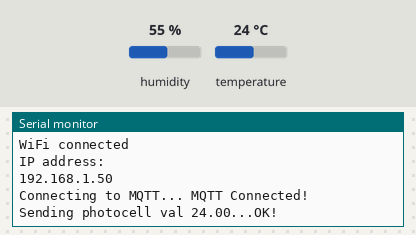
Recording of a sketch running on a simulated ESP8266 (NodeMCU). Shown: the last lines printed to the serial monitor. Inputs (shaded band) come from the test bench; at power-on: temperature 24 °C, humidity 55 %. WiFi joins after 1.5 s; servers stay silent unless stated; no MQTT or app messages arrive unless stated.

Above: at 2.7 s.
2.8 s: temperature set to 12 °C
At 4.1 s:
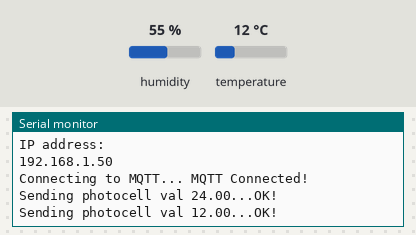
4.3 s: temperature set to 19 °C
At 5.2 s:
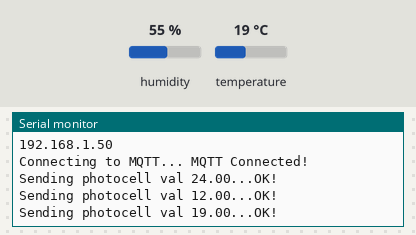
Timing chart, 0 to 7.3 s (numbered marks = the images above; inputs shaded):
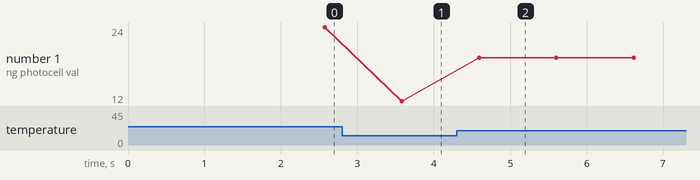

The sketch:

beetermo.ino
```cpp
/**************************************/
#include <ESP8266WiFi.h>
#include "Adafruit_MQTT.h"
#include "Adafruit_MQTT_Client.h"

/*********** DHT Module*************************/
#include "DHTesp.h"
#define DHTpin 14    //D5 of NodeMCU is GPIO14
DHTesp dht;

/************************* WiFi Access Point *********************************/

#define WLAN_SSID       "AndromaxM2Y"
#define WLAN_PASS       "tawaqal212azwar"

/************************* Adafruit.io Setup *********************************/

#define AIO_SERVER      "193.168.195.23"
#define AIO_SERVERPORT  1883                   // use 8883 for SSL
#define AIO_USERNAME    ""
#define AIO_KEY         ""

/************ Global State (you don't need to change this!) ******************/

// Create an ESP8266 WiFiClient class to connect to the MQTT server.
WiFiClient client;
// or... use WiFiFlientSecure for SSL
//WiFiClientSecure client;

// Setup the MQTT client class by passing in the WiFi client and MQTT server and login details.
//Adafruit_MQTT_Client mqtt(&client, AIO_SERVER, AIO_SERVERPORT, AIO_USERNAME, AIO_KEY);
Adafruit_MQTT_Client mqtt(&client, AIO_SERVER, AIO_SERVERPORT, AIO_USERNAME, AIO_KEY);

/****************************** Feeds ***************************************/

// Setup a feed called 'photocell' for publishing.
// Notice MQTT paths for AIO follow the form: <username>/feeds/<feedname>
Adafruit_MQTT_Publish photocell = Adafruit_MQTT_Publish(&mqtt, AIO_USERNAME "azwar");

/*************************** Sketch Code ************************************/

// Bug workaround for Arduino 1.6.6, it seems to need a function declaration
// for some reason (only affects ESP8266, likely an arduino-builder bug).
void MQTT_connect();

void setup()
{
  Serial.begin(115200);
  // use this instead:
  /***************** DHT Sensor ******************************************/
  dht.setup(DHTpin, DHTesp::DHT11); //for DHT11 Connect DHT sensor to GPIO 17
  /********************** MQTT  **********************************************/
    delay(10);

  Serial.println(F("Adafruit MQTT demo"));

  // Connect to WiFi access point.
  Serial.println(); Serial.println();
  Serial.print("Connecting to ");
  Serial.println(WLAN_SSID);

  WiFi.begin(WLAN_SSID, WLAN_PASS);
  while (WiFi.status() != WL_CONNECTED) {
    delay(500);
    Serial.print(".");
  }
  Serial.println();

  Serial.println("WiFi connected");
  Serial.println("IP address: "); Serial.println(WiFi.localIP());

}

uint32_t x=0;


void loop()
{
  delay(dht.getMinimumSamplingPeriod());
  float humidity = dht.getHumidity();
  float temperature = dht.getTemperature();

  MQTT_connect();

   // Now we can publish stuff!
  Serial.print(F("\nSending photocell val "));
  Serial.print(temperature);
  Serial.print("...");

if(humidity!=NULL){
  if (! photocell.publish(temperature)) {
    Serial.println(F("Failed"));
  } else {
    Serial.println(F("OK!"));
  }
 }

}

// Function to connect and reconnect as necessary to the MQTT server.
// Should be called in the loop function and it will take care if connecting.
void MQTT_connect() {
  int8_t ret;

  // Stop if already connected.
  if (mqtt.connected()) {
    return;
  }

  Serial.print("Connecting to MQTT... ");

  uint8_t retries = 3;
  while ((ret = mqtt.connect()) != 0) { // connect will return 0 for connected
       Serial.println(mqtt.connectErrorString(ret));
       Serial.println("Retrying MQTT connection in 5 seconds...");
       mqtt.disconnect();
       delay(5000);  // wait 5 seconds
       retries--;
       if (retries == 0) {
         // basically die and wait for WDT to reset me
         while (1);
       }
  }
  Serial.println("MQTT Connected!");
  //delay(800);
}
```

Measured:
- after the input at 2.8 s, the serial monitor: prints a new line after 0.78 s (image 1)
- after the input at 4.3 s, the serial monitor: prints a new line after 0.29 s (image 2)
- plotted number 1: 24 → 12 after the input at 2.8 s, 12 → 19 after the input at 4.3 s
